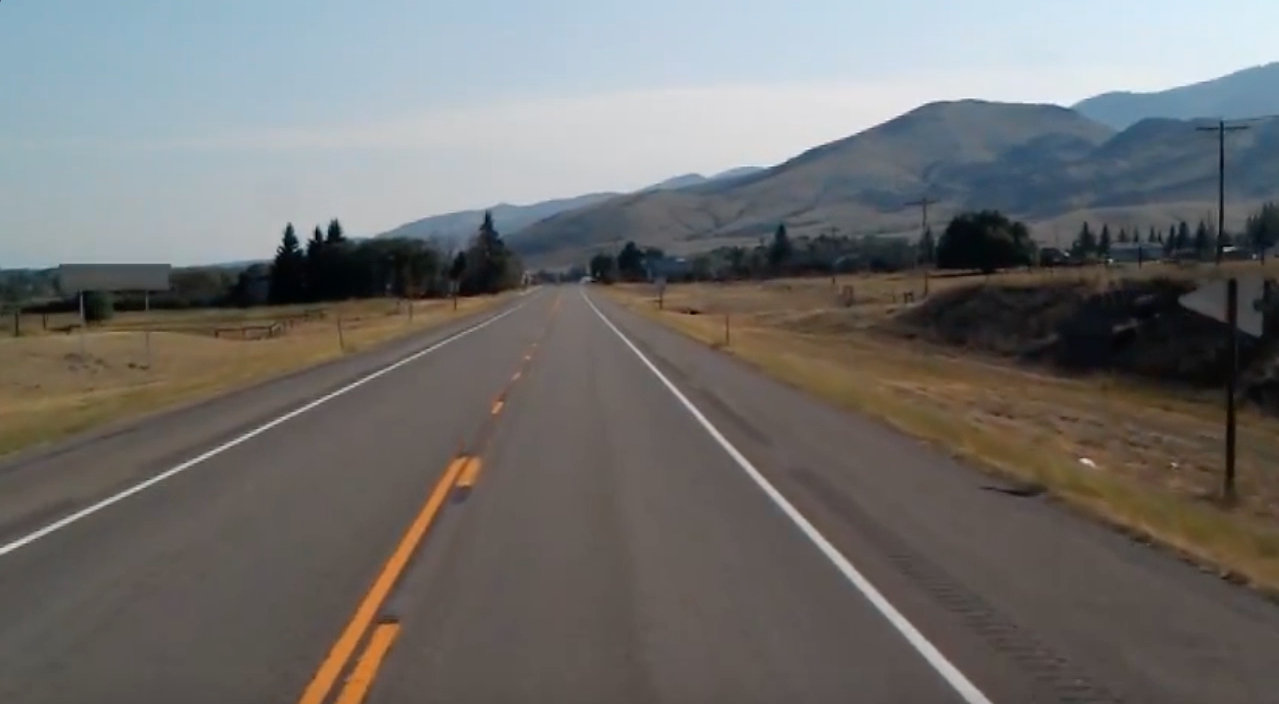
#> input picture backup/python/test_image.jpg, 1279 x 704 px, given in place of the camera
$ python colour_track.py
#> lines starting #> are read from the running program, lines starting #| are printed output that depends on the picture; after the words box and inside, x2 and y2 are one past the last pixel; in counts of white or black regions, pixels touching at a corner belong together
import cv2
import numpy as np
def nothing(x):
    pass
cv2.namedWindow("trackbars")
cap=cv2.VideoCapture(0)
cv2.createTrackbar("L- H","trackbars",0,179,nothing)
#> slider 'L- H' is set to 35
cv2.createTrackbar("L- S","trackbars",0,255,nothing)
#> slider 'L- S' is set to 51
cv2.createTrackbar("L- V","trackbars",0,255,nothing)
#> slider 'L- V' is set to 51
cv2.createTrackbar("U- H","trackbars",179,179,nothing)
cv2.createTrackbar("U- S","trackbars",255,255,nothing)
cv2.createTrackbar("U- V","trackbars",255,255,nothing)
while True:
    _,frame =cap.read()
#> frame is the input picture: shape (704, 1279, 3); mean B, G, R 109.7, 111.3, 112.3
    hsv = cv2.cvtColor(frame,cv2.COLOR_BGR2HSV)
#> hsv: shape (704, 1279, 3); mean H, S, V 51.3, 49.6, 121.7
    l_h = cv2.getTrackbarPos("L- H","trackbars")
    l_s = cv2.getTrackbarPos("L- S","trackbars")
    l_v = cv2.getTrackbarPos("L- V","trackbars")
    u_h = cv2.getTrackbarPos("U- H","trackbars")
    u_s = cv2.getTrackbarPos("U- S","trackbars")
    u_v = cv2.getTrackbarPos("U- V","trackbars")
    lower_blue = np.array([l_h,l_s,l_v])
    upper_blue = np.array([u_h,u_s,u_v])
    mask=cv2.inRange(hsv,lower_blue,upper_blue)
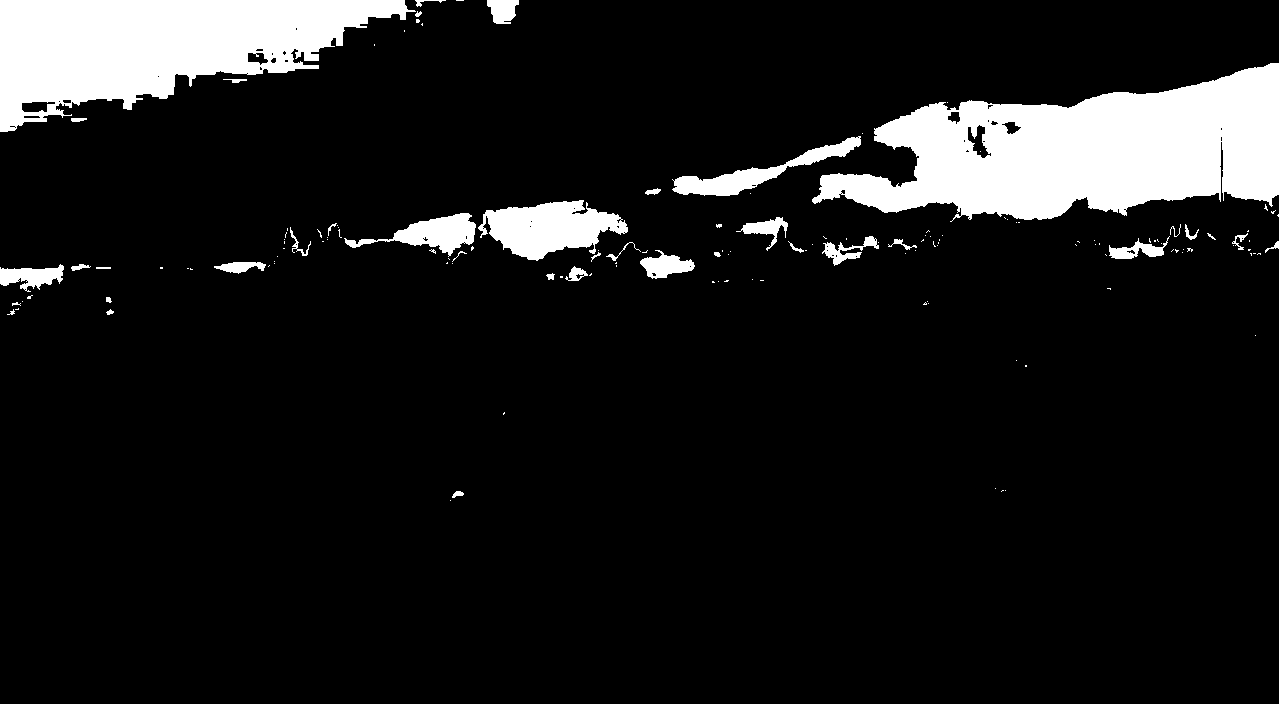
#> mask: shape (704, 1279); 10.2% white; 147 white regions (109 under 20 px), largest, box (x1, y1, x2, y2) and area: (812, 63, 1279, 222) 44052, (0, 0, 416, 132) 31258, (478, 200, 628, 261) 5422
    result=cv2.bitwise_and(frame,frame,mask=mask)
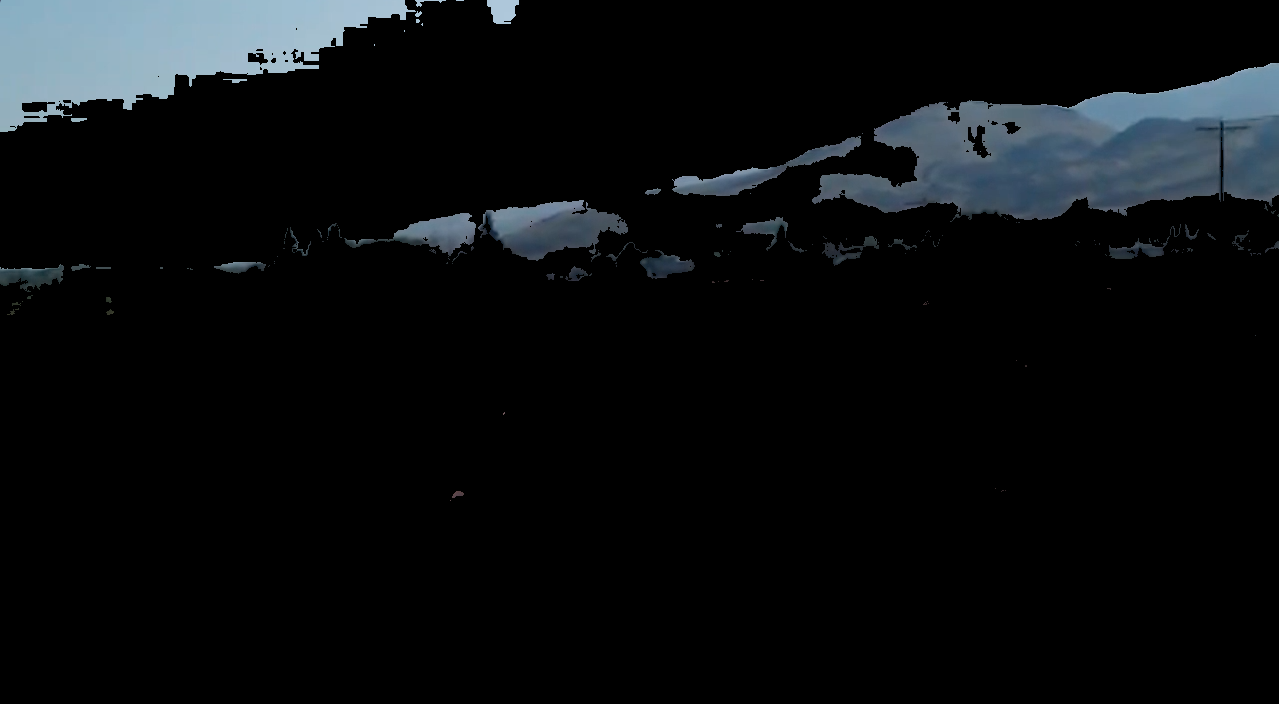
#> result: shape (704, 1279, 3); mean B, G, R 14.6, 12.9, 10.5
    cv2.imshow("frame",frame)
    #print(frame.shape())
    cv2.imshow("mask",mask)
    cv2.imshow("result",cv2.cvtColor(result,cv2.COLOR_BGR2GRAY))
    key = cv2.waitKey(1)
#> (key Esc is pressed here)
    if key==27:
        break
cap.release()
cv2.destroyAllWindows()

$ run again, on backup/python/normal_view_objtrack.png
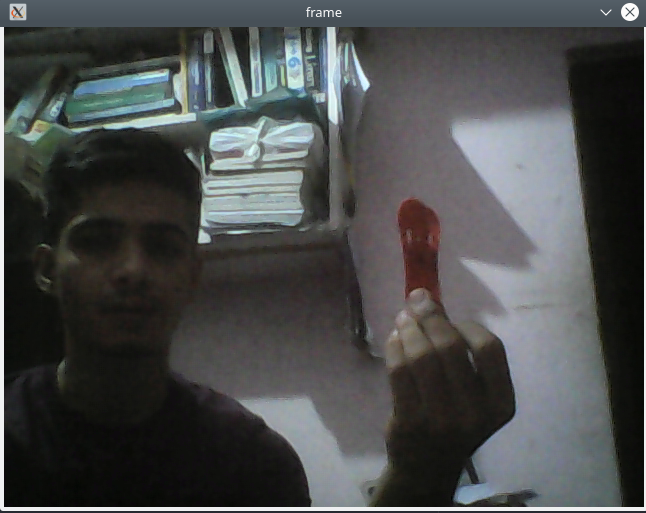
#> input picture backup/python/normal_view_objtrack.png, 646 x 513 px, given in place of the camera
#> frame is the input picture: shape (513, 646, 3); mean B, G, R 76.2, 76.2, 74.1
#> hsv: shape (513, 646, 3); mean H, S, V 71.2, 37.2, 80.2
#> `mask=cv2.inRange(hsv,lower_blue,upper_blue)`:
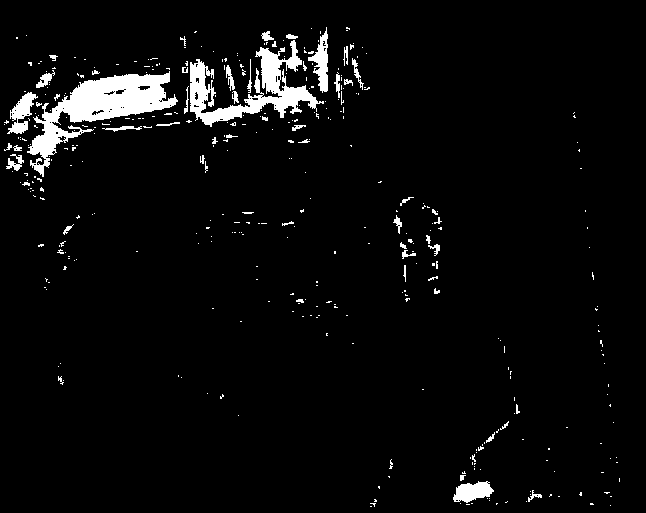
#> mask: shape (513, 646); 4.2% white; 388 white regions (333 under 20 px), largest, box (x1, y1, x2, y2) and area: (27, 71, 178, 177) 5143, (190, 40, 324, 127) 3735, (308, 27, 328, 93) 593
#> `cv2.imshow("result",cv2.cvtColor(result,cv2.COLOR_BGR2GRAY))`:
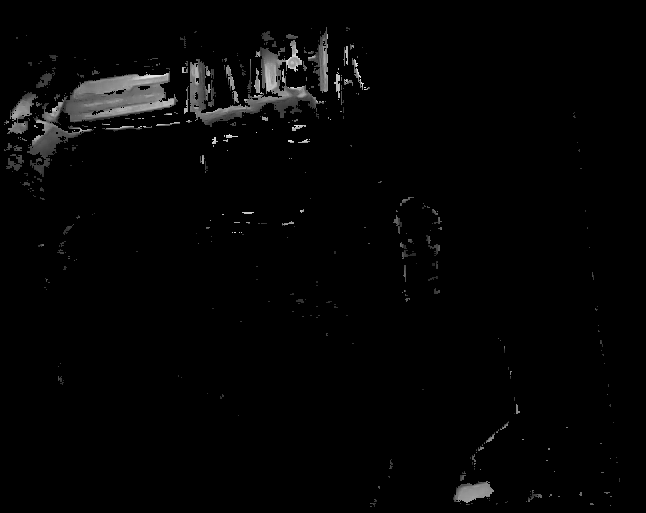
#> window 'result': shape (513, 646); min 0, max 235, mean 4.7
